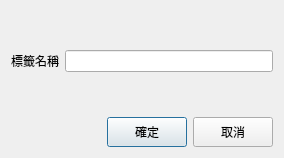
<?xml version="1.0" encoding="UTF-8"?>
<ui version="4.0">
 <class>Dialog</class>
 <widget class="QDialog" name="Dialog">
  <property name="windowModality">
   <enum>Qt::ApplicationModal</enum>
  </property>
  <property name="geometry">
   <rect>
    <x>0</x>
    <y>0</y>
    <width>284</width>
    <height>158</height>
   </rect>
  </property>
  <property name="sizePolicy">
   <sizepolicy hsizetype="Preferred" vsizetype="Fixed">
    <horstretch>0</horstretch>
    <verstretch>0</verstretch>
   </sizepolicy>
  </property>
  <property name="windowTitle">
   <string>新增標籤</string>
  </property>
  <property name="modal">
   <bool>true</bool>
  </property>
  <layout class="QVBoxLayout" name="verticalLayout">
   <item>
    <layout class="QHBoxLayout" name="horizontalLayout_2">
     <item>
      <spacer name="verticalSpacer">
       <property name="orientation">
        <enum>Qt::Vertical</enum>
       </property>
       <property name="sizeHint" stdset="0">
        <size>
         <width>0</width>
         <height>100</height>
        </size>
       </property>
      </spacer>
     </item>
     <item>
      <widget class="QLabel" name="label">
       <property name="text">
        <string>標籤名稱</string>
       </property>
      </widget>
     </item>
     <item>
      <widget class="QLineEdit" name="input_text"/>
     </item>
    </layout>
   </item>
   <item>
    <layout class="QHBoxLayout" name="horizontalLayout">
     <item>
      <spacer name="horizontalSpacer">
       <property name="orientation">
        <enum>Qt::Horizontal</enum>
       </property>
       <property name="sizeHint" stdset="0">
        <size>
         <width>40</width>
         <height>20</height>
        </size>
       </property>
      </spacer>
     </item>
     <item>
      <widget class="QPushButton" name="apply_button">
       <property name="minimumSize">
        <size>
         <width>0</width>
         <height>30</height>
        </size>
       </property>
       <property name="text">
        <string>確定</string>
       </property>
      </widget>
     </item>
     <item>
      <widget class="QPushButton" name="cancel_button">
       <property name="minimumSize">
        <size>
         <width>0</width>
         <height>30</height>
        </size>
       </property>
       <property name="text">
        <string>取消</string>
       </property>
      </widget>
     </item>
    </layout>
   </item>
  </layout>
 </widget>
 <resources/>
 <connections/>
</ui>
